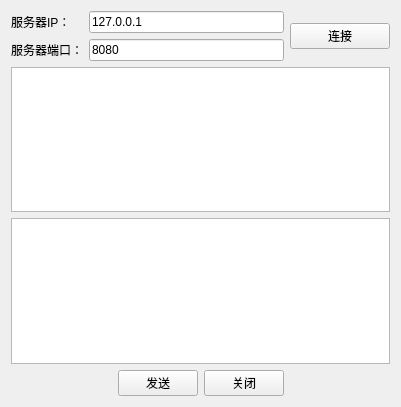
<?xml version="1.0" encoding="UTF-8"?>
<ui version="4.0">
 <class>ClientWidget</class>
 <widget class="QWidget" name="ClientWidget">
  <property name="geometry">
   <rect>
    <x>0</x>
    <y>0</y>
    <width>401</width>
    <height>407</height>
   </rect>
  </property>
  <property name="windowTitle">
   <string>客户端</string>
  </property>
  <layout class="QGridLayout" name="gridLayout">
   <item row="0" column="0">
    <widget class="QLabel" name="label">
     <property name="text">
      <string>服务器IP：</string>
     </property>
    </widget>
   </item>
   <item row="0" column="1" colspan="3">
    <widget class="QLineEdit" name="textIP">
     <property name="text">
      <string>127.0.0.1</string>
     </property>
    </widget>
   </item>
   <item row="0" column="4" rowspan="2">
    <widget class="QPushButton" name="connectButton">
     <property name="text">
      <string>连接</string>
     </property>
    </widget>
   </item>
   <item row="1" column="0">
    <widget class="QLabel" name="label_2">
     <property name="text">
      <string>服务器端口：</string>
     </property>
    </widget>
   </item>
   <item row="1" column="1" colspan="3">
    <widget class="QLineEdit" name="textPort">
     <property name="text">
      <string>8080</string>
     </property>
    </widget>
   </item>
   <item row="2" column="0" colspan="5">
    <widget class="QTextEdit" name="textRead">
     <property name="readOnly">
      <bool>true</bool>
     </property>
    </widget>
   </item>
   <item row="3" column="0" colspan="5">
    <widget class="QTextEdit" name="textWrite"/>
   </item>
   <item row="4" column="0" colspan="2">
    <spacer name="horizontalSpacer">
     <property name="orientation">
      <enum>Qt::Horizontal</enum>
     </property>
     <property name="sizeHint" stdset="0">
      <size>
       <width>105</width>
       <height>20</height>
      </size>
     </property>
    </spacer>
   </item>
   <item row="4" column="2">
    <widget class="QPushButton" name="sendButton">
     <property name="text">
      <string>发送</string>
     </property>
    </widget>
   </item>
   <item row="4" column="3">
    <widget class="QPushButton" name="closeButton">
     <property name="text">
      <string>关闭</string>
     </property>
    </widget>
   </item>
   <item row="4" column="4">
    <spacer name="horizontalSpacer_2">
     <property name="orientation">
      <enum>Qt::Horizontal</enum>
     </property>
     <property name="sizeHint" stdset="0">
      <size>
       <width>104</width>
       <height>20</height>
      </size>
     </property>
    </spacer>
   </item>
  </layout>
 </widget>
 <resources/>
 <connections/>
</ui>
